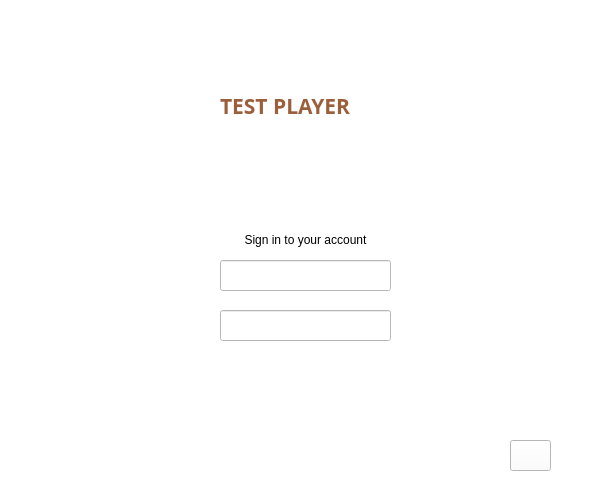
<?xml version="1.0" encoding="UTF-8"?>
<ui version="4.0">
 <class>Form</class>
 <widget class="QWidget" name="Form">
  <property name="geometry">
   <rect>
    <x>0</x>
    <y>0</y>
    <width>598</width>
    <height>491</height>
   </rect>
  </property>
  <property name="maximumSize">
   <size>
    <width>598</width>
    <height>491</height>
   </size>
  </property>
  <property name="palette">
   <palette>
    <active>
     <colorrole role="WindowText">
      <brush brushstyle="SolidPattern">
       <color alpha="255">
        <red>0</red>
        <green>0</green>
        <blue>0</blue>
       </color>
      </brush>
     </colorrole>
     <colorrole role="Button">
      <brush brushstyle="SolidPattern">
       <color alpha="255">
        <red>255</red>
        <green>255</green>
        <blue>255</blue>
       </color>
      </brush>
     </colorrole>
     <colorrole role="Light">
      <brush brushstyle="SolidPattern">
       <color alpha="255">
        <red>255</red>
        <green>255</green>
        <blue>255</blue>
       </color>
      </brush>
     </colorrole>
     <colorrole role="Midlight">
      <brush brushstyle="SolidPattern">
       <color alpha="255">
        <red>255</red>
        <green>255</green>
        <blue>255</blue>
       </color>
      </brush>
     </colorrole>
     <colorrole role="Dark">
      <brush brushstyle="SolidPattern">
       <color alpha="255">
        <red>127</red>
        <green>127</green>
        <blue>127</blue>
       </color>
      </brush>
     </colorrole>
     <colorrole role="Mid">
      <brush brushstyle="SolidPattern">
       <color alpha="255">
        <red>170</red>
        <green>170</green>
        <blue>170</blue>
       </color>
      </brush>
     </colorrole>
     <colorrole role="Text">
      <brush brushstyle="SolidPattern">
       <color alpha="255">
        <red>0</red>
        <green>0</green>
        <blue>0</blue>
       </color>
      </brush>
     </colorrole>
     <colorrole role="BrightText">
      <brush brushstyle="SolidPattern">
       <color alpha="255">
        <red>255</red>
        <green>255</green>
        <blue>255</blue>
       </color>
      </brush>
     </colorrole>
     <colorrole role="ButtonText">
      <brush brushstyle="SolidPattern">
       <color alpha="255">
        <red>0</red>
        <green>0</green>
        <blue>0</blue>
       </color>
      </brush>
     </colorrole>
     <colorrole role="Base">
      <brush brushstyle="SolidPattern">
       <color alpha="255">
        <red>255</red>
        <green>255</green>
        <blue>255</blue>
       </color>
      </brush>
     </colorrole>
     <colorrole role="Window">
      <brush brushstyle="SolidPattern">
       <color alpha="255">
        <red>255</red>
        <green>255</green>
        <blue>255</blue>
       </color>
      </brush>
     </colorrole>
     <colorrole role="Shadow">
      <brush brushstyle="SolidPattern">
       <color alpha="255">
        <red>0</red>
        <green>0</green>
        <blue>0</blue>
       </color>
      </brush>
     </colorrole>
     <colorrole role="AlternateBase">
      <brush brushstyle="SolidPattern">
       <color alpha="255">
        <red>255</red>
        <green>255</green>
        <blue>255</blue>
       </color>
      </brush>
     </colorrole>
     <colorrole role="ToolTipBase">
      <brush brushstyle="SolidPattern">
       <color alpha="255">
        <red>255</red>
        <green>255</green>
        <blue>220</blue>
       </color>
      </brush>
     </colorrole>
     <colorrole role="ToolTipText">
      <brush brushstyle="SolidPattern">
       <color alpha="255">
        <red>0</red>
        <green>0</green>
        <blue>0</blue>
       </color>
      </brush>
     </colorrole>
    </active>
    <inactive>
     <colorrole role="WindowText">
      <brush brushstyle="SolidPattern">
       <color alpha="255">
        <red>0</red>
        <green>0</green>
        <blue>0</blue>
       </color>
      </brush>
     </colorrole>
     <colorrole role="Button">
      <brush brushstyle="SolidPattern">
       <color alpha="255">
        <red>255</red>
        <green>255</green>
        <blue>255</blue>
       </color>
      </brush>
     </colorrole>
     <colorrole role="Light">
      <brush brushstyle="SolidPattern">
       <color alpha="255">
        <red>255</red>
        <green>255</green>
        <blue>255</blue>
       </color>
      </brush>
     </colorrole>
     <colorrole role="Midlight">
      <brush brushstyle="SolidPattern">
       <color alpha="255">
        <red>255</red>
        <green>255</green>
        <blue>255</blue>
       </color>
      </brush>
     </colorrole>
     <colorrole role="Dark">
      <brush brushstyle="SolidPattern">
       <color alpha="255">
        <red>127</red>
        <green>127</green>
        <blue>127</blue>
       </color>
      </brush>
     </colorrole>
     <colorrole role="Mid">
      <brush brushstyle="SolidPattern">
       <color alpha="255">
        <red>170</red>
        <green>170</green>
        <blue>170</blue>
       </color>
      </brush>
     </colorrole>
     <colorrole role="Text">
      <brush brushstyle="SolidPattern">
       <color alpha="255">
        <red>0</red>
        <green>0</green>
        <blue>0</blue>
       </color>
      </brush>
     </colorrole>
     <colorrole role="BrightText">
      <brush brushstyle="SolidPattern">
       <color alpha="255">
        <red>255</red>
        <green>255</green>
        <blue>255</blue>
       </color>
      </brush>
     </colorrole>
     <colorrole role="ButtonText">
      <brush brushstyle="SolidPattern">
       <color alpha="255">
        <red>0</red>
        <green>0</green>
        <blue>0</blue>
       </color>
      </brush>
     </colorrole>
     <colorrole role="Base">
      <brush brushstyle="SolidPattern">
       <color alpha="255">
        <red>255</red>
        <green>255</green>
        <blue>255</blue>
       </color>
      </brush>
     </colorrole>
     <colorrole role="Window">
      <brush brushstyle="SolidPattern">
       <color alpha="255">
        <red>255</red>
        <green>255</green>
        <blue>255</blue>
       </color>
      </brush>
     </colorrole>
     <colorrole role="Shadow">
      <brush brushstyle="SolidPattern">
       <color alpha="255">
        <red>0</red>
        <green>0</green>
        <blue>0</blue>
       </color>
      </brush>
     </colorrole>
     <colorrole role="AlternateBase">
      <brush brushstyle="SolidPattern">
       <color alpha="255">
        <red>255</red>
        <green>255</green>
        <blue>255</blue>
       </color>
      </brush>
     </colorrole>
     <colorrole role="ToolTipBase">
      <brush brushstyle="SolidPattern">
       <color alpha="255">
        <red>255</red>
        <green>255</green>
        <blue>220</blue>
       </color>
      </brush>
     </colorrole>
     <colorrole role="ToolTipText">
      <brush brushstyle="SolidPattern">
       <color alpha="255">
        <red>0</red>
        <green>0</green>
        <blue>0</blue>
       </color>
      </brush>
     </colorrole>
    </inactive>
    <disabled>
     <colorrole role="WindowText">
      <brush brushstyle="SolidPattern">
       <color alpha="255">
        <red>127</red>
        <green>127</green>
        <blue>127</blue>
       </color>
      </brush>
     </colorrole>
     <colorrole role="Button">
      <brush brushstyle="SolidPattern">
       <color alpha="255">
        <red>255</red>
        <green>255</green>
        <blue>255</blue>
       </color>
      </brush>
     </colorrole>
     <colorrole role="Light">
      <brush brushstyle="SolidPattern">
       <color alpha="255">
        <red>255</red>
        <green>255</green>
        <blue>255</blue>
       </color>
      </brush>
     </colorrole>
     <colorrole role="Midlight">
      <brush brushstyle="SolidPattern">
       <color alpha="255">
        <red>255</red>
        <green>255</green>
        <blue>255</blue>
       </color>
      </brush>
     </colorrole>
     <colorrole role="Dark">
      <brush brushstyle="SolidPattern">
       <color alpha="255">
        <red>127</red>
        <green>127</green>
        <blue>127</blue>
       </color>
      </brush>
     </colorrole>
     <colorrole role="Mid">
      <brush brushstyle="SolidPattern">
       <color alpha="255">
        <red>170</red>
        <green>170</green>
        <blue>170</blue>
       </color>
      </brush>
     </colorrole>
     <colorrole role="Text">
      <brush brushstyle="SolidPattern">
       <color alpha="255">
        <red>127</red>
        <green>127</green>
        <blue>127</blue>
       </color>
      </brush>
     </colorrole>
     <colorrole role="BrightText">
      <brush brushstyle="SolidPattern">
       <color alpha="255">
        <red>255</red>
        <green>255</green>
        <blue>255</blue>
       </color>
      </brush>
     </colorrole>
     <colorrole role="ButtonText">
      <brush brushstyle="SolidPattern">
       <color alpha="255">
        <red>127</red>
        <green>127</green>
        <blue>127</blue>
       </color>
      </brush>
     </colorrole>
     <colorrole role="Base">
      <brush brushstyle="SolidPattern">
       <color alpha="255">
        <red>255</red>
        <green>255</green>
        <blue>255</blue>
       </color>
      </brush>
     </colorrole>
     <colorrole role="Window">
      <brush brushstyle="SolidPattern">
       <color alpha="255">
        <red>255</red>
        <green>255</green>
        <blue>255</blue>
       </color>
      </brush>
     </colorrole>
     <colorrole role="Shadow">
      <brush brushstyle="SolidPattern">
       <color alpha="255">
        <red>0</red>
        <green>0</green>
        <blue>0</blue>
       </color>
      </brush>
     </colorrole>
     <colorrole role="AlternateBase">
      <brush brushstyle="SolidPattern">
       <color alpha="255">
        <red>255</red>
        <green>255</green>
        <blue>255</blue>
       </color>
      </brush>
     </colorrole>
     <colorrole role="ToolTipBase">
      <brush brushstyle="SolidPattern">
       <color alpha="255">
        <red>255</red>
        <green>255</green>
        <blue>220</blue>
       </color>
      </brush>
     </colorrole>
     <colorrole role="ToolTipText">
      <brush brushstyle="SolidPattern">
       <color alpha="255">
        <red>0</red>
        <green>0</green>
        <blue>0</blue>
       </color>
      </brush>
     </colorrole>
    </disabled>
   </palette>
  </property>
  <property name="windowTitle">
   <string>Form</string>
  </property>
  <widget class="QLabel" name="label_4">
   <property name="geometry">
    <rect>
     <x>190</x>
     <y>320</y>
     <width>16</width>
     <height>16</height>
    </rect>
   </property>
   <property name="maximumSize">
    <size>
     <width>16</width>
     <height>16</height>
    </size>
   </property>
   <property name="styleSheet">
    <string notr="true">background-color: qlineargradient(spread:pad, x1:0, y1:0, x2:1, y2:0, stop:0 rgba(255, 178, 102, 0), stop:0.55 rgba(235, 148, 61, 0), stop:0.98 rgba(0, 0, 0, 0), stop:1 rgba(0, 0, 0, 0));</string>
   </property>
   <property name="text">
    <string/>
   </property>
   <property name="pixmap">
    <pixmap>../../../Desktop/StudentManagementSystem/password_icon2.png</pixmap>
   </property>
   <property name="scaledContents">
    <bool>true</bool>
   </property>
  </widget>
  <widget class="QLabel" name="label_5">
   <property name="geometry">
    <rect>
     <x>220</x>
     <y>230</y>
     <width>171</width>
     <height>20</height>
    </rect>
   </property>
   <property name="text">
    <string>Sign in to your account</string>
   </property>
   <property name="alignment">
    <set>Qt::AlignCenter</set>
   </property>
  </widget>
  <widget class="QLabel" name="userpass_err">
   <property name="geometry">
    <rect>
     <x>190</x>
     <y>360</y>
     <width>211</width>
     <height>20</height>
    </rect>
   </property>
   <property name="styleSheet">
    <string notr="true">color: rgb(165, 4, 4);</string>
   </property>
   <property name="text">
    <string/>
   </property>
  </widget>
  <widget class="QLineEdit" name="pass_ent">
   <property name="geometry">
    <rect>
     <x>220</x>
     <y>310</y>
     <width>171</width>
     <height>31</height>
    </rect>
   </property>
   <property name="echoMode">
    <enum>QLineEdit::Password</enum>
   </property>
  </widget>
  <widget class="QLabel" name="label_3">
   <property name="geometry">
    <rect>
     <x>190</x>
     <y>270</y>
     <width>21</width>
     <height>21</height>
    </rect>
   </property>
   <property name="maximumSize">
    <size>
     <width>21</width>
     <height>21</height>
    </size>
   </property>
   <property name="styleSheet">
    <string notr="true">background-color: rgb(255, 255, 255);</string>
   </property>
   <property name="text">
    <string/>
   </property>
   <property name="pixmap">
    <pixmap>../../../Desktop/StudentManagementSystem/username_icon2.png</pixmap>
   </property>
   <property name="scaledContents">
    <bool>true</bool>
   </property>
  </widget>
  <widget class="QLineEdit" name="user_ent">
   <property name="geometry">
    <rect>
     <x>220</x>
     <y>260</y>
     <width>171</width>
     <height>31</height>
    </rect>
   </property>
  </widget>
  <widget class="QLabel" name="label_2">
   <property name="geometry">
    <rect>
     <x>250</x>
     <y>130</y>
     <width>101</width>
     <height>101</height>
    </rect>
   </property>
   <property name="maximumSize">
    <size>
     <width>101</width>
     <height>101</height>
    </size>
   </property>
   <property name="styleSheet">
    <string notr="true"/>
   </property>
   <property name="text">
    <string/>
   </property>
   <property name="pixmap">
    <pixmap>../bin/user-icon4.png</pixmap>
   </property>
   <property name="scaledContents">
    <bool>true</bool>
   </property>
  </widget>
  <widget class="QLabel" name="label">
   <property name="geometry">
    <rect>
     <x>220</x>
     <y>90</y>
     <width>171</width>
     <height>31</height>
    </rect>
   </property>
   <property name="font">
    <font>
     <family>Imprint MT Shadow</family>
     <pointsize>16</pointsize>
     <weight>75</weight>
     <italic>false</italic>
     <bold>true</bold>
     <underline>false</underline>
    </font>
   </property>
   <property name="styleSheet">
    <string notr="true">color: rgb(156, 95, 60);


</string>
   </property>
   <property name="text">
    <string>TEST PLAYER</string>
   </property>
  </widget>
  <widget class="QLabel" name="label_6">
   <property name="geometry">
    <rect>
     <x>0</x>
     <y>0</y>
     <width>71</width>
     <height>71</height>
    </rect>
   </property>
   <property name="maximumSize">
    <size>
     <width>71</width>
     <height>71</height>
    </size>
   </property>
   <property name="styleSheet">
    <string notr="true"/>
   </property>
   <property name="text">
    <string/>
   </property>
   <property name="pixmap">
    <pixmap>../bin/images/logo.jpg</pixmap>
   </property>
   <property name="scaledContents">
    <bool>true</bool>
   </property>
  </widget>
  <widget class="QPushButton" name="admin_btn">
   <property name="geometry">
    <rect>
     <x>510</x>
     <y>440</y>
     <width>41</width>
     <height>31</height>
    </rect>
   </property>
   <property name="maximumSize">
    <size>
     <width>41</width>
     <height>31</height>
    </size>
   </property>
   <property name="text">
    <string/>
   </property>
   <property name="icon">
    <iconset>
     <normaloff>../bin/user-icon5.png</normaloff>../bin/user-icon5.png</iconset>
   </property>
   <property name="iconSize">
    <size>
     <width>20</width>
     <height>20</height>
    </size>
   </property>
  </widget>
  <widget class="QPushButton" name="login_btn">
   <property name="geometry">
    <rect>
     <x>410</x>
     <y>280</y>
     <width>101</width>
     <height>41</height>
    </rect>
   </property>
   <property name="cursor">
    <cursorShape>PointingHandCursor</cursorShape>
   </property>
   <property name="styleSheet">
    <string notr="true">image: url(../bin/login.jpeg);
border-color: rgb(0, 85, 255,0);
border-style:outset;
border-width:2px;
border-radius:10px;</string>
   </property>
   <property name="text">
    <string/>
   </property>
   <property name="icon">
    <iconset>
     <normaloff>../bin/login.jpeg</normaloff>../bin/login.jpeg</iconset>
   </property>
   <property name="iconSize">
    <size>
     <width>100</width>
     <height>100</height>
    </size>
   </property>
  </widget>
 </widget>
 <resources/>
 <connections/>
</ui>
